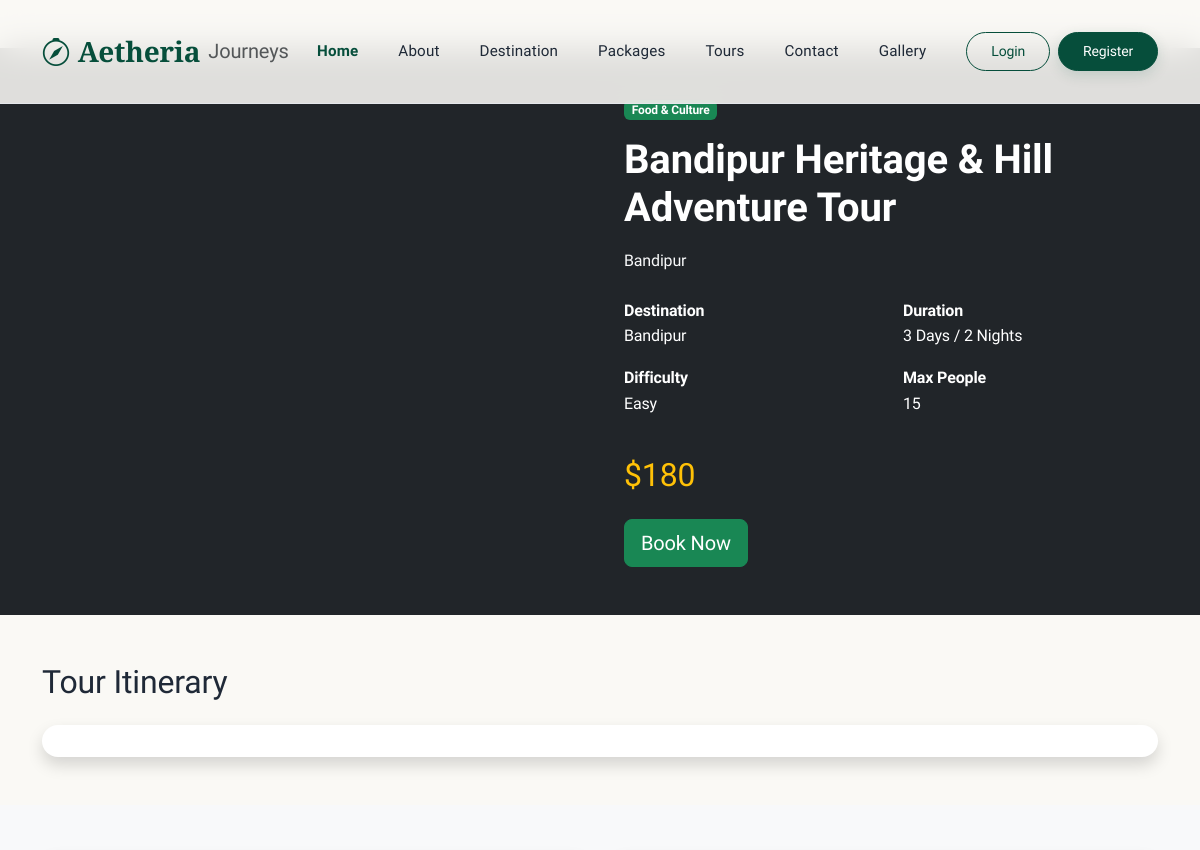
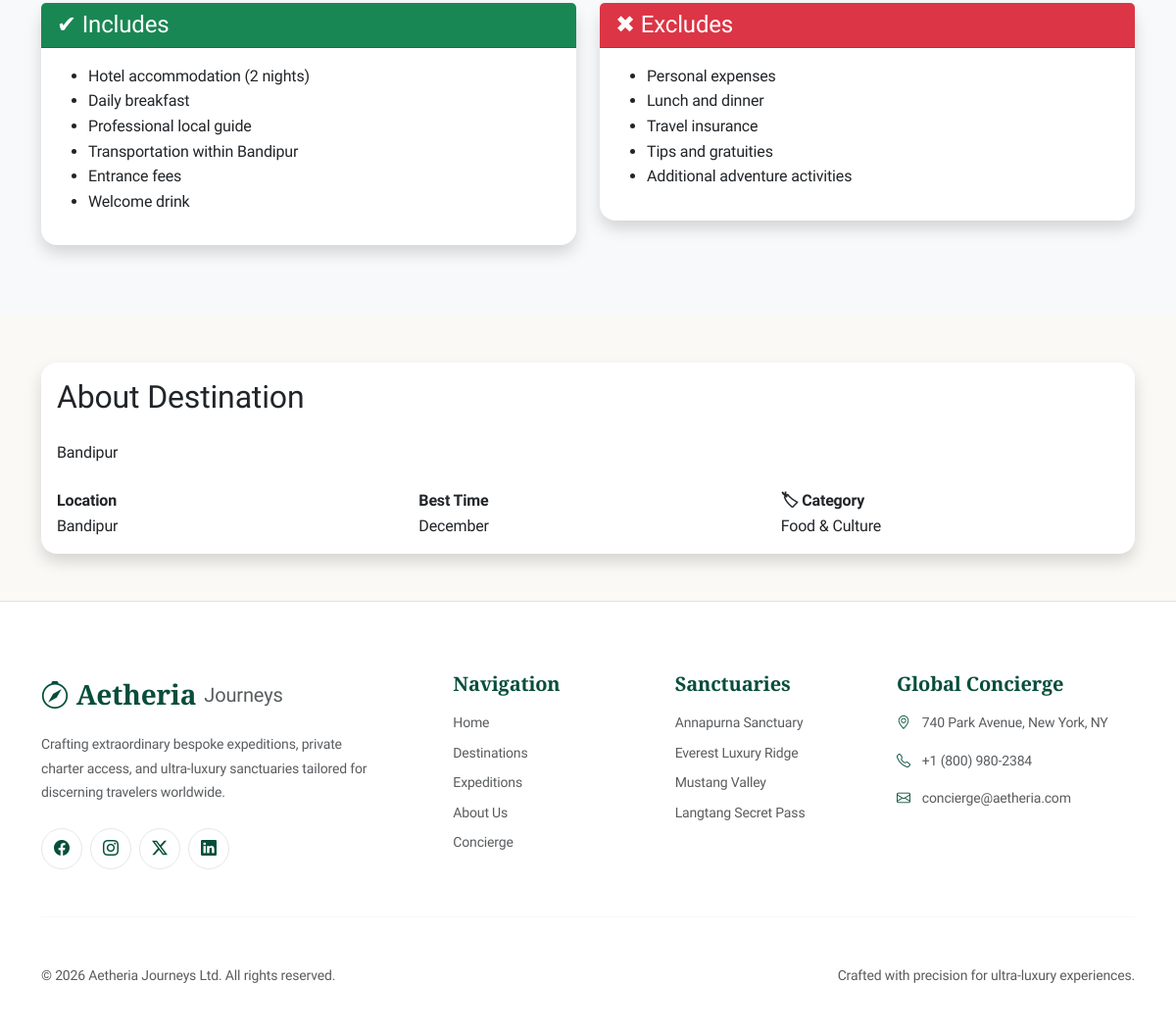
/tour_detail/1/, run on the app's committed database (2 pictures, top to bottom).
### adminpage/models.py (models this page shows, shortened)
class Tour(models.Model):
    name = models.CharField(max_length=100)
    start_date = models.DateField()
    duration = models.CharField(max_length=50, blank=True, null=True)
    package = models.ForeignKey(Package, on_delete=models.CASCADE, null=True,blank=True)
    bookings = models.ManyToManyField(Booking, related_name="tours")
    created_at = models.DateTimeField(auto_now_add=True, blank=True, null=True)
    updated_at = models.DateTimeField(auto_now=True)

class Package(models.Model):
    title = models.CharField(max_length=230)
    destination= models.ForeignKey(Destination,on_delete=models.CASCADE)
    duration = models.CharField(max_length=30)
    difficulty = models.CharField(max_length=30)
    price = models.IntegerField()
    max_people = models.IntegerField()
    itinerary = CKEditor5Field("Itinerary", config_name="default", blank=True, null=True)
    includes = CKEditor5Field("Includes", config_name="default")
    excludes = CKEditor5Field("Excludes", config_name="default")
    featured_image = models.FileField(upload_to="packages/")

class Destination(models.Model):
    name = models.CharField(max_length=100)
    description = CKEditor5Field("Description", config_name="default")
    category = models.ForeignKey(Category, on_delete=models.CASCADE)
    created_at = models.DateTimeField(auto_now_add=True)
    location = models.CharField(max_length=150)
    image = models.FileField(upload_to="destination/")
    best_time_to_visit = models.CharField(max_length=200)

class Category(models.Model):
    name = models.CharField(max_length=100)
    description = models.TextField()
    created_at = models.DateTimeField(auto_now_add=True)
    updated_at = models.DateTimeField(auto_now=True)

### userpage/views.py (the view)
# urls.py: path('tour_detail/<int:tour_id>/', tour_detail, name='tour_detail'),
def tour_detail(request, tour_id):
    tour = get_object_or_404(Tour, id=tour_id)
    context = {
        'tour': tour,
    }
    return render(request, 'userpage/tour_detail.html', context)

### userpage/templates/userpage/tour_detail.html (shortened to what this page needs)
{% extends 'userpage/base.html' %}
{% load static %}
{% block content %}
<section class="py-5 bg-dark text-white">
    <div class="container">
        <div class="row align-items-center g-5">
            <div class="col-lg-6">
            </div>
            <div class="col-lg-6">
                <span class="badge bg-success mb-3">
                    {{ tour.package.destination.category.name }}
                </span>
                <h1 class="fw-bold mb-3">
                    {{ tour.package.title }}
                </h1>
                <p class="text-light">
                    {{ tour.package.destination.description }}
                </p>
                <div class="row mt-4">
                    <div class="col-6 mb-3">
                        <strong> Destination</strong><br>
                        {{ tour.package.destination.name }}
                    </div>
                    <div class="col-6 mb-3">
                        <strong> Duration</strong><br>
                        {{ tour.package.duration }}
                    </div>
                    <div class="col-6 mb-3">
                        <strong> Difficulty</strong><br>
                        {{ tour.package.difficulty }}
                    </div>
                    <div class="col-6 mb-3">
                        <strong> Max People</strong><br>
                        {{ tour.package.max_people }}
                    </div>
                </div>
                <h2 class="text-warning mt-4">
                    ${{ tour.package.price }}
                </h2>
                <a href="{% url 'booking' tour.id %}"
                   class="btn btn-success btn-lg mt-3">
                    Book Now
                </a>
            </div>
        </div>
    </div>
</section>
<section class="py-5">
    <div class="container">
        <h2 class="mb-4">Tour Itinerary</h2>
        <div class="card shadow border-0 rounded-4">
            <div class="card-body">
            </div>
        </div>
    </div>
</section>
<section class="py-5 bg-light">
    <div class="container">
        <div class="row">
            <div class="col-lg-6">
                <div class="card border-0 shadow rounded-4 mb-4">
                    <div class="card-header bg-success text-white">
                        <h4 class="mb-0">
                            ✔ Includes
                        </h4>
                    </div>
                    <div class="card-body">
                        {{ tour.package.includes|safe }}
                    </div>
                </div>
            </div>
            <div class="col-lg-6">
                <div class="card border-0 shadow rounded-4">
                    <div class="card-header bg-danger text-white">
                        <h4 class="mb-0">
                            ✖ Excludes
                        </h4>
                    </div>
                    <div class="card-body">
                        {{ tour.package.excludes|safe }}
                    </div>
                </div>
            </div>
        </div>
    </div>
</section>
<section class="py-5">
    <div class="container">
        <div class="card border-0 shadow rounded-4">
            <div class="card-body">
                <h2 class="mb-4">
                    About Destination
                </h2>
                <p>
                    {{ tour.package.destination.description }}
                </p>
                <div class="row mt-4">
                    <div class="col-md-4">
                        <strong> Location</strong><br>
                        {{ tour.package.destination.location }}
                    </div>
                    <div class="col-md-4">
                        <strong> Best Time</strong><br>
                        {{ tour.package.destination.best_time_to_visit }}
                    </div>
                    <div class="col-md-4">
                        <strong>🏷 Category</strong><br>
                        {{ tour.package.destination.category.name }}
                    </div>
                </div>
            </div>
        </div>
    </div>
</section>
{% endblock %}

### static/css/style.css (style rules this page uses)
:root { --lux-bg: #FAF9F5; --lux-card-bg: #FFFFFF; --lux-border: #E2E8F0; --lux-border-hover: #CBD5E1; --lux-primary: #064E3B; --lux-primary-hover: #022C22; --lux-accent: #059669; --lux-text-main: #0F172A; --lux-text-muted: #475569; --lux-glass-bg: rgba(255, 255, 255, 0.94); --lux-nav-glass: rgba(250, 249, 245, 0.92); --font-serif: 'Cormorant Garamond', Georgia, serif; --font-sans: 'Plus Jakarta Sans', -apple-system, BlinkMacSystemFont, sans-serif; --border-radius-sm: 8px; --border-radius-md: 12px; --border-radius-lg: 20px; --border-radius-xl: 24px; --shadow-subtle: 0 4px 20px rgba(6, 78, 59, 0.03); --shadow-card: 0 10px 30px rgba(0, 0, 0, 0.05); --shadow-hover: 0 20px 40px rgba(6, 78, 59, 0.1); --transition-fast: all 0.2s cubic-bezier(0.16, 1, 0.3, 1); --transition-smooth: all 0.4s cubic-bezier(0.16, 1, 0.3, 1); }
*, *::before, *::after { box-sizing: border-box; margin: 0; padding: 0; }
html { scroll-behavior: smooth; }
body { background-color: var(--lux-bg); color: var(--lux-text-main); font-family: var(--font-sans); letter-spacing: -0.01em; line-height: 1.6; overflow-x: hidden; -webkit-font-smoothing: antialiased; }

### userpage/templates/userpage/base.html (style rules this page uses)
:root { --lux-bg: #FAF9F5; --lux-card-bg: #FFFFFF; --lux-border: #E5E7EB; --lux-primary: #064E3B; --lux-primary-hover: #022C22; --lux-accent: #059669; --lux-text-main: #1F2937; --lux-text-muted: #6B7280; --font-serif: 'Cormorant Garamond', Georgia, serif; --font-sans: 'Plus Jakarta Sans', sans-serif; }
body { background-color: var(--lux-bg); color: var(--lux-text-main); font-family: var(--font-sans); overflow-x: hidden; }

### data on the page
Tour: package.destination.category.name "Food & Culture", package "Bandipur Heritage & Hill Adventure Tour", package.destination.description "Bandipur", package.destination.name "Bandipur", package.duration "3 Days / 2 Nights", package.difficulty "Easy", package.max_people "15", package.price "180", package.includes "Hotel accommodation (2 nights) Daily breakfast Professional local guide Transportation within Bandipur Entrance fees Welcome drink", package.excludes "Personal expenses Lunch and dinner Travel insurance Tips and gratuities Additional adventure activities", package.destination.location "Bandipur", package.destination.best_time_to_visit "December"
